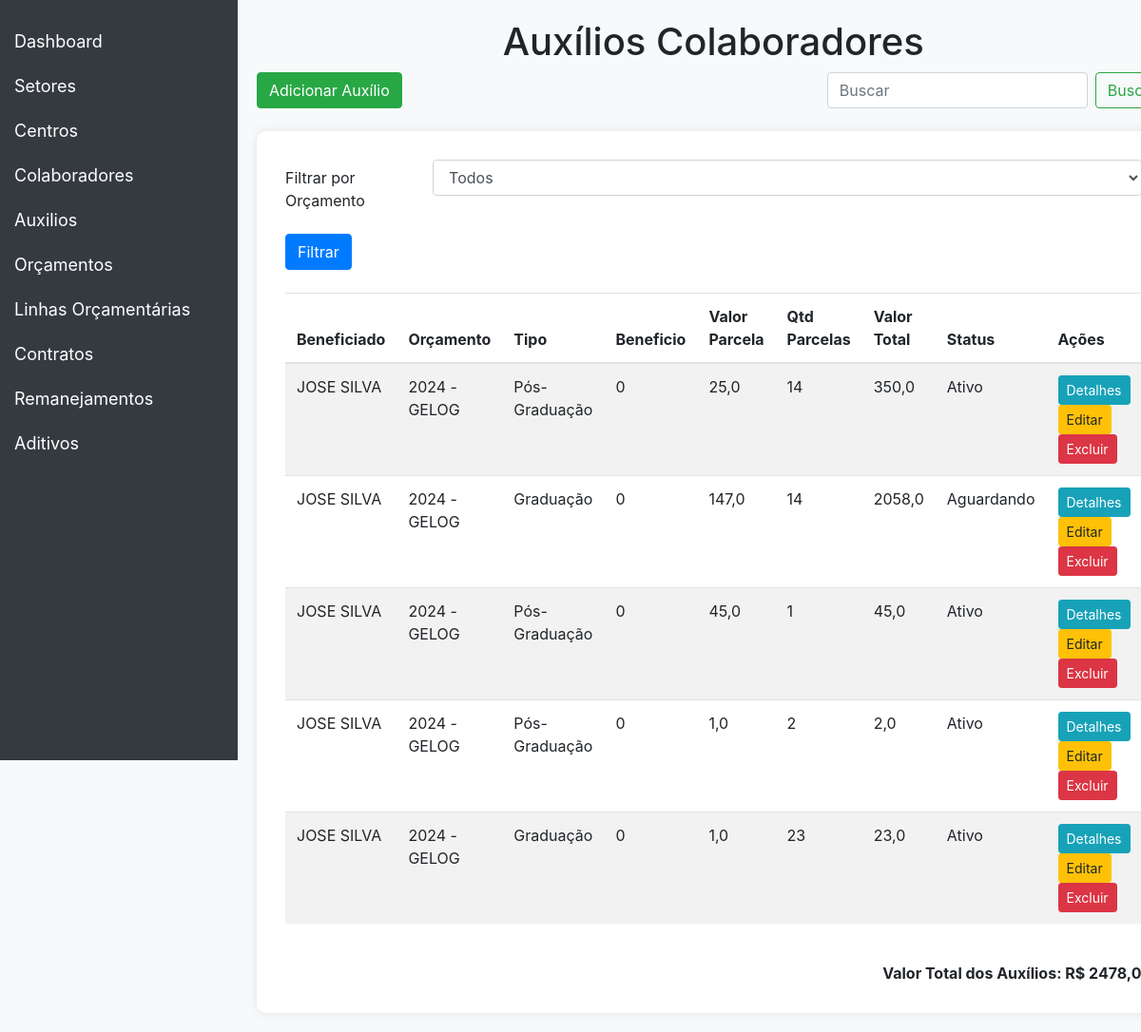
/auxilios/, run on an earlier commit of the app's database.
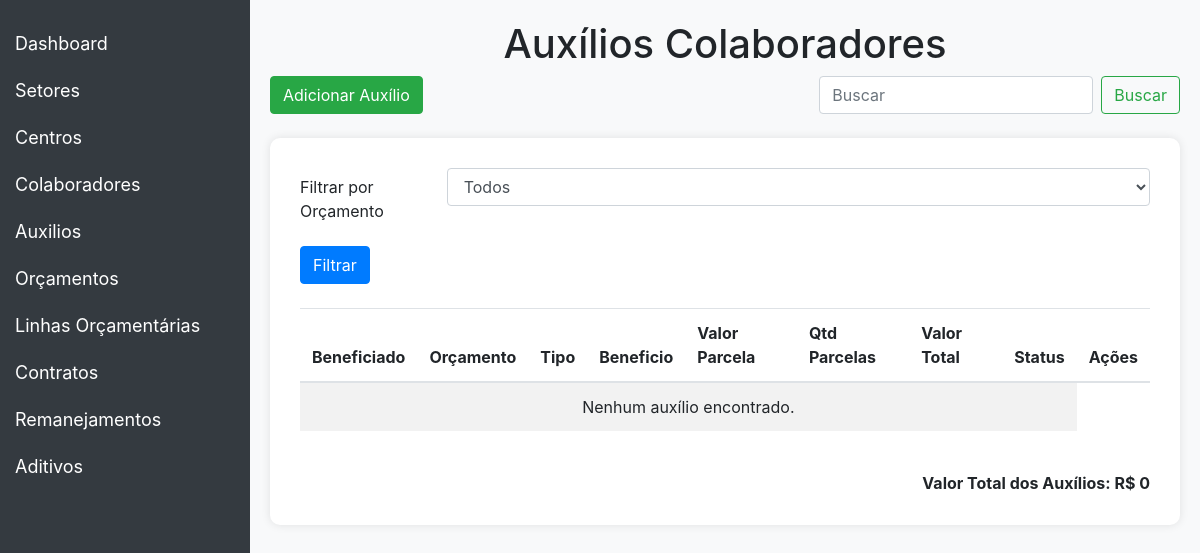
And on a later commit of the database.
### auxilios/models.py (models this page shows, shortened)
class AuxilioColaborador(models.Model):
    baneficiado = models.ForeignKey(Colaborador, on_delete=models.PROTECT)
    orcamento = models.ForeignKey(Orcamento, related_name='auxilios_colaboradores', on_delete=models.PROTECT)
    tipo_choices = [
        ('A', 'Graduação'),
        ('B', 'Pós-Graduação'),
        ('C', 'Auxilio creche escola'),
        ('D', 'Língua estrangeira'),
    ]
    tipo = models.CharField(max_length=100, choices=tipo_choices, null=True, blank=True)
    beneficio = models.CharField(max_length=100, blank=False)
    valor_parcela = models.FloatField(null=True, blank=True)
    valor_total = models.FloatField(null=True, blank=True, editable=False)
    obs = models.CharField(max_length=200, null=True, blank=True)
    mes_inicio = models.DateField()
    qtd_parcelas = models.PositiveIntegerField()
    mes_fim = models.DateField(editable=False)
    status_choices = [
        ('aguardando', 'Aguardando'),
        ('ativo', 'Ativo'),
        ('finalizado', 'Finalizado'),
    ]
    status = models.CharField(max_length=10, choices=status_choices, default='aguardando')
    def save(self, *args, **kwargs):
        if self.valor_parcela and self.qtd_parcelas:
            self.valor_total = self.valor_parcela * self.qtd_parcelas
        if self.mes_inicio and self.qtd_parcelas:
            self.mes_fim = self.mes_inicio + relativedelta(months=self.qtd_parcelas)
        hoje = date.today()
        if hoje < self.mes_inicio:
            self.status = 'aguardando'
        elif self.mes_inicio <= hoje <= self.mes_fim:
            self.status = 'ativo'
        else:
            self.status = 'finalizado'
        if self.orcamento.classe == 'CAPEX':
            if not self.pk:
                self.orcamento.valor = F('valor') - self.valor_total
            else:
                old_instance = AuxilioColaborador.objects.get(pk=self.pk)
                self.orcamento.valor = F('valor') + old_instance.valor_total - self.valor_total
            self.orcamento.save()
        else:
            print("Orçamento não é do tipo CAPEX. Nenhuma subtração foi realizada.")
        super().save(*args, **kwargs)
    class Meta:
        verbose_name = 'Auxílio Colaborador'
        verbose_name_plural = 'Auxílios Colaboradores'

### contract/models.py (models this page shows, shortened)
class Colaborador(models.Model):
    nome_completo = models.CharField(max_length=100, null=True)
    mat = models.IntegerField(null=True, blank=True,verbose_name='Matrícula')
    direcao = models.ForeignKey(Direcao, on_delete=models.CASCADE,null=True)
    gerencia = models.ForeignKey(Gerencia, on_delete=models.SET_NULL,null=True)
    coordenacao = models.ForeignKey(Coordenacao, on_delete=models.SET_NULL,null=True)
    ramal = models.CharField(max_length=4,null=True, blank=True)
    email = models.EmailField(max_length=50,null=True, blank=True)
    class Meta:
        verbose_name = 'Colaborador'
        verbose_name_plural = 'Colaboradores'

class Orcamento(models.Model):
    ano = models.IntegerField()
    centro = models.ForeignKey(CentroDeCustoGestor, on_delete=models.CASCADE)
    CLASSE_CHOICES = [
        ('A', 'OPEX'),
        ('B', 'CAPEX'),
    ]
    classe = models.CharField(max_length=100, choices=CLASSE_CHOICES, blank=True, null=True)
    valor = models.DecimalField(max_digits=10, decimal_places=2, default=0)
    def __str__(self):
        return f"{self.ano} - {self.centro}"
    class Meta:
        verbose_name = 'Orçamento'
        verbose_name_plural = 'Orçamentos'
        unique_together = ('ano', 'centro', 'classe')

class CentroDeCustoGestor(models.Model):
    nome = models.CharField(max_length=100)
    def __str__(self):
        return self.nome

### auxilios/views.py (the view)
# urls.py: path('', AuxilioColaboradorListView.as_view(), name='auxiliocolaborador_list'),
class AuxilioColaboradorListView(ListView):
    model = AuxilioColaborador
    template_name = 'auxiliocolaborador_list.html'
    context_object_name = 'auxilios_colaboradores'
    paginate_by = 5
    def get_queryset(self):
        queryset = super().get_queryset()
        orcamento_id = self.request.GET.get('orcamento_id')
        if orcamento_id:
            queryset = queryset.filter(orcamento_id=orcamento_id)
        hoje = date.today()
        for auxilio in queryset:
            if hoje < auxilio.mes_inicio:
                auxilio.status = 'aguardando'
            elif auxilio.mes_inicio <= hoje <= auxilio.mes_fim:
                auxilio.status = 'ativo'
            else:
                auxilio.status = 'finalizado'
            auxilio.save(update_fields=['status'])
        return queryset.order_by('id')
    def get_context_data(self, **kwargs):
        context = super().get_context_data(**kwargs)
        total_auxilios = self.get_queryset().aggregate(total=Sum('valor_total'))['total'] or 0
        context['valor_total_auxilios'] = total_auxilios
        context['orcamentos'] = Orcamento.objects.all()
        return context

### auxilios/templates/auxiliocolaborador_list.html (shortened to what this page needs)
<!DOCTYPE html>
<html lang="en">
<head>
    <link href="https://stackpath.bootstrapcdn.com/bootstrap/4.5.2/css/bootstrap.min.css" rel="stylesheet">
</head>
<body>
    <div class="sidebar">
        <a href="{% url 'dashboard' %}">Dashboard</a>
        <div>
            <a href="{% url 'setor_manage' %}">Setores</a>
        </div>
        <div>
            <a href="{% url 'centrodecusto_manage' %}">Centros</a>
        </div>
        <button class="dropdown-btn">Colaboradores
        </button>
        <button class="dropdown-btn">Auxilios
        </button>
        <button class="dropdown-btn">Orçamentos
        </button>
        <button class="dropdown-btn">Linhas Orçamentárias
        </button>
        <button class="dropdown-btn">Contratos
        </button>
        <button class="dropdown-btn">Remanejamentos
        </button>
        <button class="dropdown-btn">Aditivos
        </button>
    </div>
<div class="content">
    <h1 class="text-center">Auxílios Colaboradores</h1>
    <div class="d-flex justify-content-between mb-4">
        <a href="{% url 'auxiliocolaborador_create' %}" class="btn btn-success">Adicionar Auxílio</a>
        <form class="form-inline" method="get" action="{% url 'auxiliocolaborador_list' %}">
            <input class="form-control mr-sm-2" type="search" name="search" placeholder="Buscar" aria-label="Buscar">
            <button class="btn btn-outline-success my-2 my-sm-0" type="submit">Buscar</button>
        </form>
    </div>
    <div class="table-container">
        <form method="get" action="{% url 'auxiliocolaborador_list' %}">
            <div class="form-group row">
                <label for="orcamento" class="col-sm-2 col-form-label">Filtrar por Orçamento</label>
                <div class="col-sm-10">
                    <select class="form-control" id="orcamento" name="orcamento_id">
                        <option value="">Todos</option>
                    </select>
                </div>
            </div>
            <button type="submit" class="btn btn-primary">Filtrar</button>
        </form>
        <table class="table table-striped mt-4">
            <thead>
                <tr>
                    <th>Beneficiado</th>
                    <th>Orçamento</th>
                    <th>Tipo</th>
                    <th>Beneficio</th>
                    <th>Valor Parcela</th>
                    <th>Qtd Parcelas</th>
                    <th>Valor Total</th>
                    <th>Status</th>
                    <th>Ações</th>
                </tr>
            </thead>
            <tbody>
                {% for auxilio in auxilios_colaboradores %}
                <tr>
                    <td>{{ auxilio.baneficiado.nome_completo }}</td>
                    <td>{{ auxilio.orcamento }}</td>
                    <td>{{ auxilio.get_tipo_display }}</td>
                    <td>{{ auxilio.beneficio }}</td>
                    <td>{{ auxilio.valor_parcela }}</td>
                    <td>{{ auxilio.qtd_parcelas }}</td>
                    <td>{{ auxilio.valor_total }}</td>
                    <td>
                        {% if auxilio.status == 'ativo' %}
                            Ativo
                        {% elif auxilio.status == 'finalizado' %}
                            Finalizado
                        {% else %}
                            Aguardando
                        {% endif %}
                    </td>
                    <td>
                        <a href="{% url 'auxiliocolaborador_detail' auxilio.pk %}" class="btn btn-info btn-sm">Detalhes</a>
                        <a href="{% url 'auxiliocolaborador_update' auxilio.pk %}" class="btn btn-warning btn-sm">Editar</a>
                        <a href="{% url 'auxiliocolaborador_delete' auxilio.pk %}" class="btn btn-danger btn-sm">Excluir</a>
                    </td>
                </tr>
                {% empty %}
                <tr>
                    <td colspan="8" class="text-center">Nenhum auxílio encontrado.</td>
                </tr>
                {% endfor %}
            </tbody>
        </table>
        <div class="text-right mt-4">
            <strong>Valor Total dos Auxílios: R$ {{ valor_total_auxilios }}</strong>
        </div>
    </div>
</div>
</body>
</html>

### auxilios/templates/auxiliocolaborador_list.html (style rules this page uses)
body { display: flex; min-height: 100vh; background-color: #f8f9fa; }
.sidebar { width: 250px; background-color: #343a40; height: 100vh; position: fixed; padding-top: 20px; }
.sidebar a, .dropdown-btn { padding: 10px 15px; text-align: left; font-size: 18px; color: white; display: block; text-decoration: none; }
.dropdown-btn { border: none; background: none; outline: none; cursor: pointer; }
.content { margin-left: 250px; padding: 20px; flex: 1; }
.table-container { background-color: #ffffff; padding: 30px; border-radius: 10px; box-shadow: 0 0 10px rgba(0, 0, 0, 0.1); }

What changed in the data, as far as the page shows it:
removed AuxilioColaborador: baneficiado.nome_completo "JOSE SILVA", orcamento "2024 - GELOG", tipo "Pós-Graduação", beneficio "0", valor_parcela "25,0", qtd_parcelas "14", valor_total "350,0", status "Ativo"
removed AuxilioColaborador: baneficiado.nome_completo "JOSE SILVA", orcamento "2024 - GELOG", tipo "Graduação", beneficio "0", valor_parcela "147,0", qtd_parcelas "14", valor_total "2058,0", status "Aguardando"
removed AuxilioColaborador: baneficiado.nome_completo "JOSE SILVA", orcamento "2024 - GELOG", tipo "Pós-Graduação", beneficio "0", valor_parcela "45,0", qtd_parcelas "1", valor_total "45,0", status "Ativo"
removed AuxilioColaborador: baneficiado.nome_completo "JOSE SILVA", orcamento "2024 - GELOG", tipo "Pós-Graduação", beneficio "0", valor_parcela "1,0", qtd_parcelas "2", valor_total "2,0", status "Ativo"
removed AuxilioColaborador: baneficiado.nome_completo "JOSE SILVA", orcamento "2024 - GELOG", tipo "Graduação", beneficio "0", valor_parcela "1,0", qtd_parcelas "23", valor_total "23,0", status "Ativo"
Also different on the page:
{{ valor_total_auxilios }}: "2478,0" → "0"
text now shown: "Nenhum auxílio encontrado."
